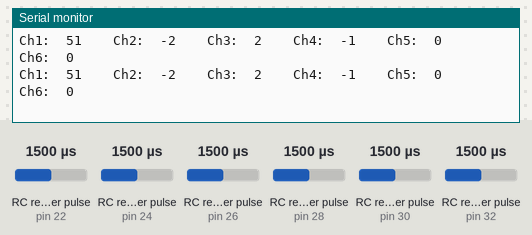
Simulated run of this sketch. Board: Arduino Mega 2560, built with avr-gcc and run on an emulated ATmega2560. On the bench: the last lines printed to the serial monitor. Wiring (inferred from the names in the program): 6 × RC receiver channel: data pin 22 / data pin 24 / data pin 26 / data pin 28 / data pin 30 / data pin 32. Inputs (shaded band) come from the test bench; at power-on: RC receiver pulse (sensors on pin 22, pin 24, pin 26, pin 28, pin 30, pin 32) 1500 µs.

Above: at 1.2 s.
1.3 s: RC receiver pulse (sensor on pin 22) set to 1980 µs
At 1.49 s:
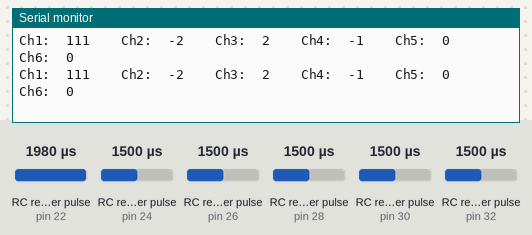
4.3 s: RC receiver pulse (sensor on pin 24) set to 1980 µs
At 4.5 s:
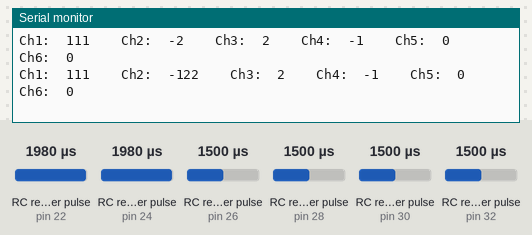
7.3 s: RC receiver pulse (sensor on pin 22) set to 1020 µs
At 7.38 s:
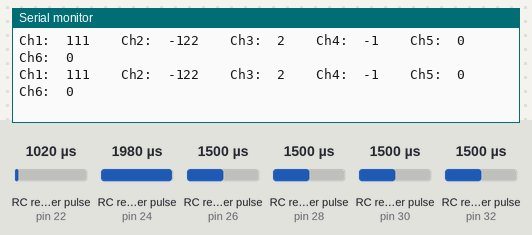
10.3 s: RC receiver pulse (sensor on pin 26) set to 1980 µs
At 10.5 s:
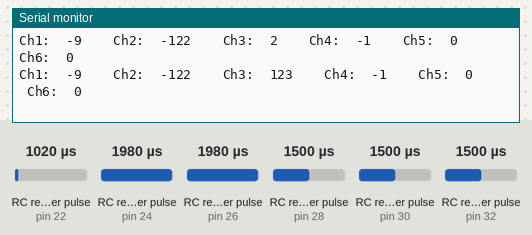
13.3 s: RC receiver pulse (sensor on pin 24) set to 1250 µs
At 13.38 s:
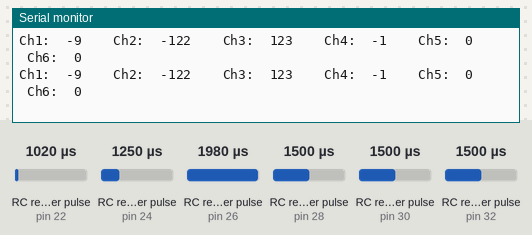
16.3 s: RC receiver pulse (sensor on pin 28) set to 1980 µs
At 16.5 s:
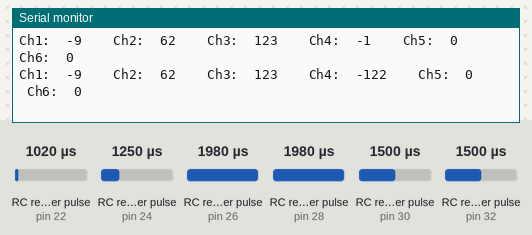
Timing chart, 0 to 19.3 s (numbered marks = the images above; inputs shaded):
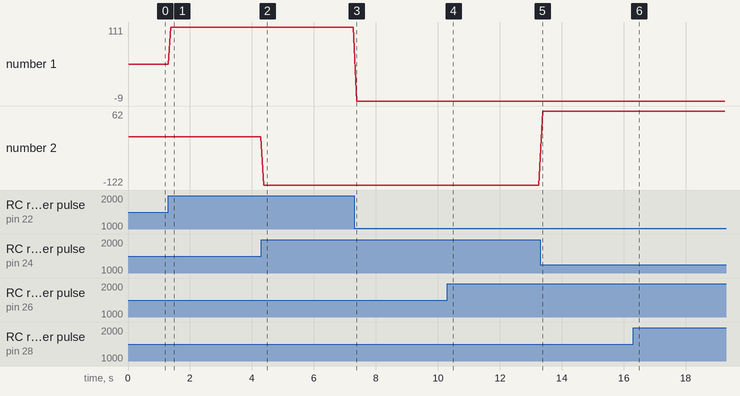

Measured:
- after the input at 1.3 s, the serial monitor: prints a new line after 0.08 s (image 1)
- after the input at 4.3 s, the serial monitor: prints a new line after 0.08 s (image 2)
- after the input at 10.3 s, the serial monitor: prints a new line after 0.08 s (image 4)
- after the input at 16.3 s, the serial monitor: prints a new line after 0.08 s (image 6)
- plotted number 1: 51 → 111 after the input at 1.3 s, 111 → -9 after the input at 7.3 s
- plotted number 2: -2 → -122 after the input at 4.3 s, -122 → 62 after the input at 13.3 s

The sketch:

readRCReceiver.ino
```cpp
//This will sketch will read all 6 channels of a RC reciever and input the values via serial monitor.
//Programed for the Arduino MEGA 2560
// Mukund Sudarshan
// 10/30/14

// Define Variables:
const int chA=22;  //Constant variables relating to pin locations
const int chB=24;
const int chC=26;
const int chD=28;
const int chE=30;
const int chF=32;

//Varibles to store and display the values of each channel
int ch1;  // left joystick vertical
int ch2;  // right joystick horizontal
int ch3;  // right joystick vertical
int ch4;  // left joystick horizontal
int ch5;  // orange switch on right of remote (landing gear)
int ch6;  // bent switch on left of remote


// the setup routine runs once when you press reset:
void setup() {
  // initialize serial communication at 9600 bits per second:
  Serial.begin(9600);
  // Set input pins
  pinMode(chA, INPUT);
  pinMode(chB,INPUT);
  pinMode(chC,INPUT);
  pinMode(chD,INPUT);
  pinMode(chE,INPUT);
  pinMode(chF,INPUT);

}

//Main Program
void loop() {
  // read the input channels
  ch1 = pulseIn (chA,HIGH);  //Read and store channel 1
  ch1 = map(ch1, 1094, 1887, 0, 1000);
  ch1 = map(ch1, -1, 1001, 0, 100);
  Serial.print ("Ch1:\t");  //Display text string on Serial Monitor to distinguish variables
  Serial.print (ch1);     //Print in the value of channel 1
  Serial.print ("\t\t");

  ch2 = pulseIn (chB,HIGH);
  ch2 = map(ch2, 1894, 1103, -1000, 1000);
  ch2 = map(ch2, -995, 1002, -100, 100);
  Serial.print ("Ch2:\t");
  Serial.print (ch2);
  Serial.print ("\t\t");
//
  ch3 = pulseIn (chC,HIGH); // MAX = 1895, MIN = 1095, STABLE = 1485
  ch3 = map(ch3, 1095, 1900, -1000, 1000);
  ch3 = map(ch3, -1000, 972, -100, 100);
  Serial.print ("Ch3:\t");
  Serial.print (ch3);
  Serial.print ("\t\t");

  ch4 = pulseIn (chD,HIGH);
  ch4 = map(ch4, 1893, 1098, -1000, 1000);
  ch4 = map(ch4, -999, 989, -100, 100);
  Serial.print ("Ch4:\t");
  Serial.print (ch4);
  Serial.print ("\t\t");
//
  ch5 = pulseIn (chE,HIGH);
  ch5 = map(ch5, 1894, 1100, 0, 1);
  Serial.print ("Ch5:\t");
  Serial.print (ch5);
  Serial.print ("\t\t");
//
  ch6 = pulseIn (chF,HIGH);
  ch6 = map(ch6, 1497, 1867, 0, 1);
  Serial.print ("Ch6:\t");
  Serial.print (ch6);
  Serial.print ("\n");

  delay(50);
}
```
